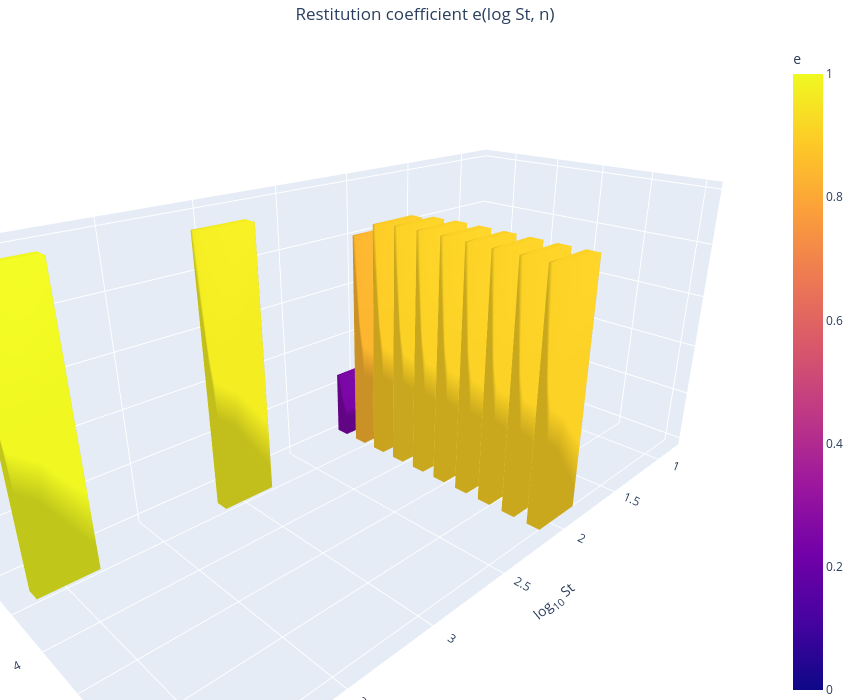

The cell this chart's notebook holds for it:
### Markdown cell above
## Interactive 3D column plot

Each column stands at $(\log_{10} {\rm St},\, n)$ and its height is the
restitution coefficient $e$. Hover over a column to see the original Stokes
number, shape exponent, and $e$.

### Code cell
def mesh3d_bars(df, x_width=0.15, y_width=0.25):
    """Build a single Plotly Mesh3d trace of vertical 3D bars."""
    x = np.log10(df["St"].values)
    y = df["n"].values
    z_top = df["e"].values

    vertices = []
    faces = []
    intensities = []
    customdata = []

    for xi, yi, zi, sti, ni in zip(x, y, z_top, df["St"], df["n"]):
        base = len(vertices)
        # 8 corners of the bar
        verts = [
            [xi - x_width, yi - y_width, 0.0],
            [xi + x_width, yi - y_width, 0.0],
            [xi + x_width, yi + y_width, 0.0],
            [xi - x_width, yi + y_width, 0.0],
            [xi - x_width, yi - y_width, zi],
            [xi + x_width, yi - y_width, zi],
            [xi + x_width, yi + y_width, zi],
            [xi - x_width, yi + y_width, zi],
        ]
        vertices.extend(verts)

        # 12 triangles for the 6 faces
        local_faces = [
            [0, 1, 2], [0, 2, 3],  # bottom
            [4, 6, 5], [4, 7, 6],  # top
            [0, 5, 1], [0, 4, 5],  # sides
            [1, 6, 2], [1, 5, 6],
            [2, 7, 3], [2, 6, 7],
            [3, 4, 0], [3, 7, 4],
        ]
        faces.extend([[base + a for a in tri] for tri in local_faces])

        intensities.extend([zi] * 8)
        customdata.extend([[sti, ni, zi]] * 8)

    return go.Mesh3d(
        x=[v[0] for v in vertices],
        y=[v[1] for v in vertices],
        z=[v[2] for v in vertices],
        i=[f[0] for f in faces],
        j=[f[1] for f in faces],
        k=[f[2] for f in faces],
        intensity=intensities,
        colorscale="Plasma",
        cmin=0.0,
        cmax=1.0,
        customdata=customdata,
        hovertemplate=(
            "St: %{customdata[0]}<br>"
            "n: %{customdata[1]}<br>"
            "e: %{customdata[2]:.4f}<extra></extra>"
        ),
        name="e",
        showscale=True,
        colorbar=dict(title="e"),
    )


mesh = mesh3d_bars(df)
fig3d = go.Figure(data=[mesh])
fig3d.update_layout(
    title=dict(text="Restitution coefficient e(log St, n)", x=0.5),
    width=850,
    height=700,
    margin=dict(l=0, r=0, b=0, t=40),
    scene=dict(
        xaxis_title="log<sub>10</sub> St",
        yaxis_title="n",
        zaxis_title="e",
        aspectmode="manual",
        aspectratio=dict(x=2.2, y=1.0, z=1.0),
        camera=dict(eye=dict(x=1.6, y=1.6, z=1.0)),
    ),
)
fig3d.show()

### Figure 1 — Plotly figure (JSON) as saved in the notebook; plotly's stock layout.template omitted (floating-point values rounded to 4 significant figures; data arrays with more than 128 entries replaced by an {"elided": "..."} marker saying what was removed)
{"data": [{"cmax": 1, "cmin": 0, "colorbar": {"title": {"text": "e"}}, "colorscale": [[0, "#0d0887"], [0.1111, "#46039f"], [0.2222, "#7201a8"], [0.3333, "#9c179e"], [0.4444, "#bd3786"], [0.5556, "#d8576b"], [0.6667, "#ed7953"], [0.7778, "#fb9f3a"], [0.8889, "#fdca26"], [1, "#f0f921"]], "customdata": {"elided": "104x3 float values"}, "hovertemplate": "St: %{customdata[0]}<br>n: %{customdata[1]}<br>e: %{customdata[2]:.4f}<extra></extra>", "i": {"elided": "156 int values"}, "intensity": [0.2607, 0.2607, 0.2607, 0.2607, 0.2607, 0.2607, 0.2607, 0.2607, 0.2475, 0.2475, 0.2475, 0.2475, 0.2475, 0.2475, 0.2475, 0.2475, 0.9063, 0.9063, 0.9063, 0.9063, 0.9063, 0.9063, 0.9063, 0.9063, 0.8352, 0.8352, 0.8352, 0.8352, 0.8352, 0.8352, 0.8352, 0.8352, 0.8935, 0.8935, 0.8935, 0.8935, 0.8935, 0.8935, 0.8935, 0.8935, 0.9048, 0.9048, 0.9048, 0.9048, 0.9048, 0.9048, 0.9048, 0.9048, 0.9084, 0.9084, 0.9084, 0.9084, 0.9084, 0.9084, 0.9084, 0.9084, 0.9086, 0.9086, 0.9086, 0.9086, 0.9086, 0.9086, 0.9086, 0.9086, 0.9083, 0.9083, 0.9083, 0.9083, 0.9083, 0.9083, 0.9083, 0.9083, 0.9074, 0.9074, 0.9074, 0.9074, 0.9074, 0.9074, 0.9074, 0.9074, 0.9066, 0.9066, 0.9066, 0.9066, 0.9066, 0.9066, 0.9066, 0.9066, 0.9708, 0.9708, 0.9708, 0.9708, 0.9708, 0.9708, 0.9708, 0.9708, 0.995, 0.995, 0.995, 0.995, 0.995, 0.995, 0.995, 0.995], "j": {"elided": "156 int values"}, "k": {"elided": "156 int values"}, "name": "e", "showscale": true, "type": "mesh3d", "x": [0.85, 1.15, 1.15, 0.85, 0.85, 1.15, 1.15, 0.85, 1.85, 2.15, 2.15, 1.85, 1.85, 2.15, 2.15, 1.85, 1.85, 2.15, 2.15, 1.85, 1.85, 2.15, 2.15, 1.85, 1.85, 2.15, 2.15, 1.85, 1.85, 2.15, 2.15, 1.85, 1.85, 2.15, 2.15, 1.85, 1.85, 2.15, 2.15, 1.85, 1.85, 2.15, 2.15, 1.85, 1.85, 2.15, 2.15, 1.85, 1.85, 2.15, 2.15, 1.85, 1.85, 2.15, 2.15, 1.85, 1.85, 2.15, 2.15, 1.85, 1.85, 2.15, 2.15, 1.85, 1.85, 2.15, 2.15, 1.85, 1.85, 2.15, 2.15, 1.85, 1.85, 2.15, 2.15, 1.85, 1.85, 2.15, 2.15, 1.85, 1.85, 2.15, 2.15, 1.85, 1.85, 2.15, 2.15, 1.85, 2.85, 3.15, 3.15, 2.85, 2.85, 3.15, 3.15, 2.85, 3.85, 4.15, 4.15, 3.85, 3.85, 4.15, 4.15, 3.85], "y": [1.75, 1.75, 2.25, 2.25, 1.75, 1.75, 2.25, 2.25, 0.75, 0.75, 1.25, 1.25, 0.75, 0.75, 1.25, 1.25, 9.75, 9.75, 10.25, 10.25, 9.75, 9.75, 10.25, 10.25, 1.75, 1.75, 2.25, 2.25, 1.75, 1.75, 2.25, 2.25, 2.75, 2.75, 3.25, 3.25, 2.75, 2.75, 3.25, 3.25, 3.75, 3.75, 4.25, 4.25, 3.75, 3.75, 4.25, 4.25, 4.75, 4.75, 5.25, 5.25, 4.75, 4.75, 5.25, 5.25, 5.75, 5.75, 6.25, 6.25, 5.75, 5.75, 6.25, 6.25, 6.75, 6.75, 7.25, 7.25, 6.75, 6.75, 7.25, 7.25, 7.75, 7.75, 8.25, 8.25, 7.75, 7.75, 8.25, 8.25, 8.75, 8.75, 9.25, 9.25, 8.75, 8.75, 9.25, 9.25, 1.75, 1.75, 2.25, 2.25, 1.75, 1.75, 2.25, 2.25, 1.75, 1.75, 2.25, 2.25, 1.75, 1.75, 2.25, 2.25], "z": [0, 0, 0, 0, 0.2607, 0.2607, 0.2607, 0.2607, 0, 0, 0, 0, 0.2475, 0.2475, 0.2475, 0.2475, 0, 0, 0, 0, 0.9063, 0.9063, 0.9063, 0.9063, 0, 0, 0, 0, 0.8352, 0.8352, 0.8352, 0.8352, 0, 0, 0, 0, 0.8935, 0.8935, 0.8935, 0.8935, 0, 0, 0, 0, 0.9048, 0.9048, 0.9048, 0.9048, 0, 0, 0, 0, 0.9084, 0.9084, 0.9084, 0.9084, 0, 0, 0, 0, 0.9086, 0.9086, 0.9086, 0.9086, 0, 0, 0, 0, 0.9083, 0.9083, 0.9083, 0.9083, 0, 0, 0, 0, 0.9074, 0.9074, 0.9074, 0.9074, 0, 0, 0, 0, 0.9066, 0.9066, 0.9066, 0.9066, 0, 0, 0, 0, 0.9708, 0.9708, 0.9708, 0.9708, 0, 0, 0, 0, 0.995, 0.995, 0.995, 0.995]}], "layout": {"height": 700, "margin": {"b": 0, "l": 0, "r": 0, "t": 40}, "scene": {"aspectmode": "manual", "aspectratio": {"x": 2.2, "y": 1, "z": 1}, "camera": {"eye": {"x": 1.6, "y": 1.6, "z": 1}}, "xaxis": {"title": {"text": "log<sub>10</sub> St"}}, "yaxis": {"title": {"text": "n"}}, "zaxis": {"title": {"text": "e"}}}, "title": {"text": "Restitution coefficient e(log St, n)", "x": 0.5}, "width": 850}}
